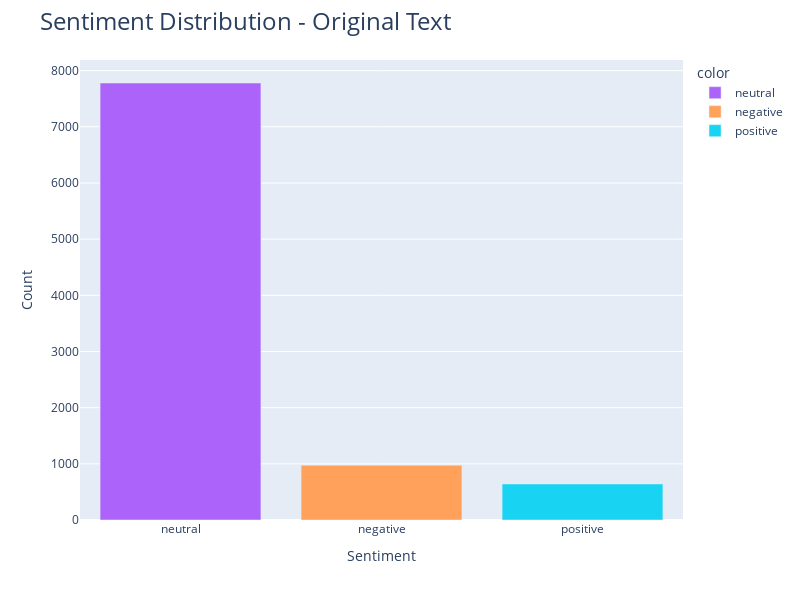
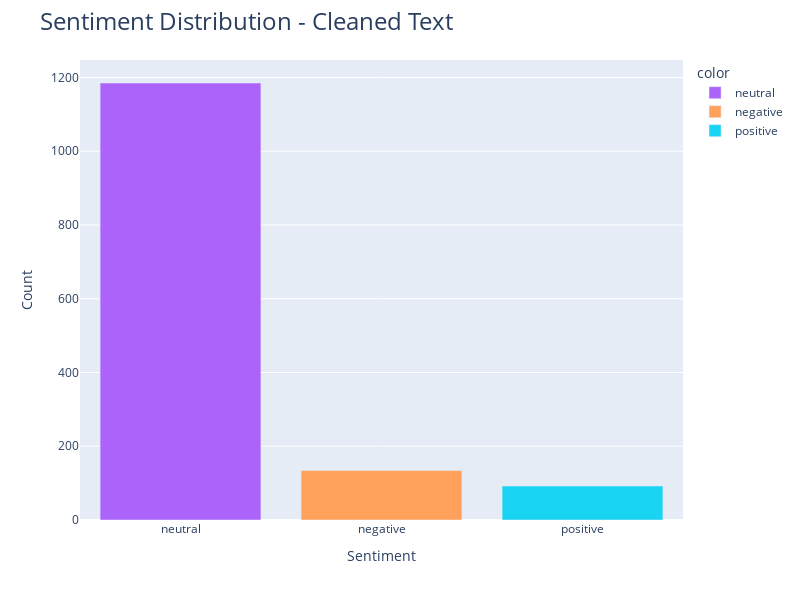

Source (notebook cell) for these figures, in order:
### Code cell
# Analyse Häufigkeitsverteilung Sentiments Wahlperiode 19 und 20. 
Sentiment_Methods.plot_sentiment_analysis(df_sentiment19, df_sentiment20)

### Figure 1 — Plotly figure (JSON) as saved in the notebook; plotly's stock layout.template omitted (floating-point values rounded to 4 significant figures)
{"data": [{"alignmentgroup": "True", "hovertemplate": "color=neutral<br>x=%{x}<br>y=%{y}<extra></extra>", "legendgroup": "neutral", "marker": {"color": "#ab63fa", "pattern": {"shape": ""}}, "name": "neutral", "offsetgroup": "neutral", "orientation": "v", "showlegend": true, "textposition": "auto", "type": "bar", "x": ["neutral"], "xaxis": "x", "y": [7780], "yaxis": "y"}, {"alignmentgroup": "True", "hovertemplate": "color=negative<br>x=%{x}<br>y=%{y}<extra></extra>", "legendgroup": "negative", "marker": {"color": "#FFA15A", "pattern": {"shape": ""}}, "name": "negative", "offsetgroup": "negative", "orientation": "v", "showlegend": true, "textposition": "auto", "type": "bar", "x": ["negative"], "xaxis": "x", "y": [975], "yaxis": "y"}, {"alignmentgroup": "True", "hovertemplate": "color=positive<br>x=%{x}<br>y=%{y}<extra></extra>", "legendgroup": "positive", "marker": {"color": "#19d3f3", "pattern": {"shape": ""}}, "name": "positive", "offsetgroup": "positive", "orientation": "v", "showlegend": true, "textposition": "auto", "type": "bar", "x": ["positive"], "xaxis": "x", "y": [642], "yaxis": "y"}], "layout": {"barmode": "relative", "height": 600, "legend": {"title": {"text": "color"}, "tracegroupgap": 0}, "margin": {"t": 60}, "title": {"font": {"size": 24}, "text": "Sentiment Distribution - Original Text"}, "width": 800, "xaxis": {"anchor": "y", "domain": [0, 1], "title": {"text": "Sentiment"}}, "yaxis": {"anchor": "x", "domain": [0, 1], "title": {"text": "Count"}}}}

### Figure 2 — Plotly figure (JSON) as saved in the notebook; plotly's stock layout.template omitted (floating-point values rounded to 4 significant figures)
{"data": [{"alignmentgroup": "True", "hovertemplate": "color=neutral<br>x=%{x}<br>y=%{y}<extra></extra>", "legendgroup": "neutral", "marker": {"color": "#ab63fa", "pattern": {"shape": ""}}, "name": "neutral", "offsetgroup": "neutral", "orientation": "v", "showlegend": true, "textposition": "auto", "type": "bar", "x": ["neutral"], "xaxis": "x", "y": [1185], "yaxis": "y"}, {"alignmentgroup": "True", "hovertemplate": "color=negative<br>x=%{x}<br>y=%{y}<extra></extra>", "legendgroup": "negative", "marker": {"color": "#FFA15A", "pattern": {"shape": ""}}, "name": "negative", "offsetgroup": "negative", "orientation": "v", "showlegend": true, "textposition": "auto", "type": "bar", "x": ["negative"], "xaxis": "x", "y": [134], "yaxis": "y"}, {"alignmentgroup": "True", "hovertemplate": "color=positive<br>x=%{x}<br>y=%{y}<extra></extra>", "legendgroup": "positive", "marker": {"color": "#19d3f3", "pattern": {"shape": ""}}, "name": "positive", "offsetgroup": "positive", "orientation": "v", "showlegend": true, "textposition": "auto", "type": "bar", "x": ["positive"], "xaxis": "x", "y": [92], "yaxis": "y"}], "layout": {"barmode": "relative", "height": 600, "legend": {"title": {"text": "color"}, "tracegroupgap": 0}, "margin": {"t": 60}, "title": {"font": {"size": 24}, "text": "Sentiment Distribution - Cleaned Text"}, "width": 800, "xaxis": {"anchor": "y", "domain": [0, 1], "title": {"text": "Sentiment"}}, "yaxis": {"anchor": "x", "domain": [0, 1], "title": {"text": "Count"}}}}
